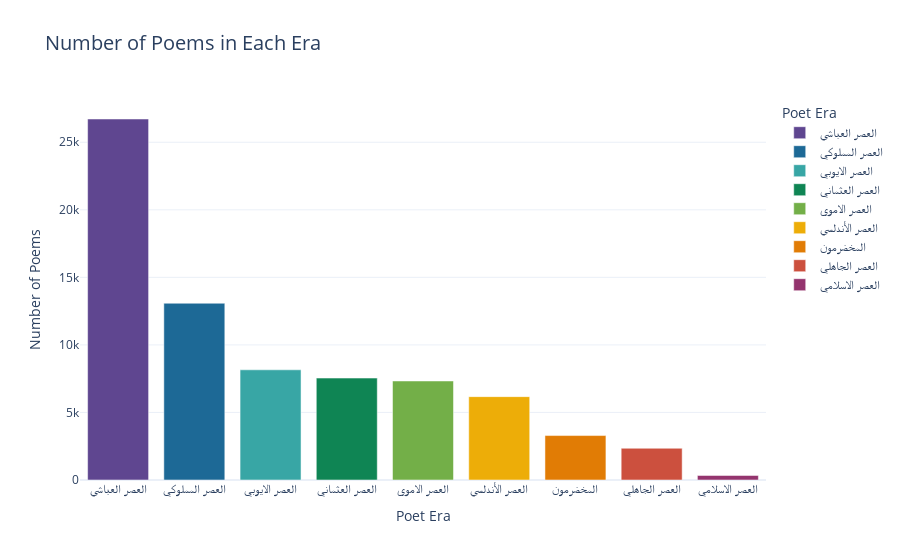

This figure's notebook cell:
### Code cell
# Here, we will visualize the number of poems in each era.
import plotly.express as px


poet_era = 'poet_era'

poems_per_era = df[poet_era].value_counts().reset_index()
poems_per_era.columns = [poet_era, 'poem_count']

poems_per_era = poems_per_era.sort_values(by='poem_count', ascending=False)

fig = px.bar(
    poems_per_era,
    x=poet_era,
    y='poem_count',
    title='Number of Poems in Each Era',
    labels={
        poet_era: 'Poet Era',
        'poem_count': 'Number of Poems'
    },
    template='plotly_white', 
    color=poet_era,
    color_discrete_sequence=px.colors.qualitative.Prism 
)

fig.update_layout(
    xaxis_title_standoff=15,
    yaxis_title_standoff=15,
    title_font_size=20,

)

fig.show()

### Figure 1 — Plotly figure (JSON) as saved in the notebook; plotly's stock layout.template omitted (floating-point values rounded to 4 significant figures)
{"data": [{"hovertemplate": "Poet Era=%{x}<br>Number of Poems=%{y}<extra></extra>", "legendgroup": "العصر العباسي", "marker": {"color": "rgb(95, 70, 144)", "pattern": {"shape": ""}}, "name": "العصر العباسي", "orientation": "v", "showlegend": true, "textposition": "auto", "type": "bar", "x": ["العصر العباسي"], "xaxis": "x", "y": [26723], "yaxis": "y"}, {"hovertemplate": "Poet Era=%{x}<br>Number of Poems=%{y}<extra></extra>", "legendgroup": "العصر المملوكي", "marker": {"color": "rgb(29, 105, 150)", "pattern": {"shape": ""}}, "name": "العصر المملوكي", "orientation": "v", "showlegend": true, "textposition": "auto", "type": "bar", "x": ["العصر المملوكي"], "xaxis": "x", "y": [13085], "yaxis": "y"}, {"hovertemplate": "Poet Era=%{x}<br>Number of Poems=%{y}<extra></extra>", "legendgroup": "العصر الايوبي", "marker": {"color": "rgb(56, 166, 165)", "pattern": {"shape": ""}}, "name": "العصر الايوبي", "orientation": "v", "showlegend": true, "textposition": "auto", "type": "bar", "x": ["العصر الايوبي"], "xaxis": "x", "y": [8157], "yaxis": "y"}, {"hovertemplate": "Poet Era=%{x}<br>Number of Poems=%{y}<extra></extra>", "legendgroup": "العصر العثماني", "marker": {"color": "rgb(15, 133, 84)", "pattern": {"shape": ""}}, "name": "العصر العثماني", "orientation": "v", "showlegend": true, "textposition": "auto", "type": "bar", "x": ["العصر العثماني"], "xaxis": "x", "y": [7545], "yaxis": "y"}, {"hovertemplate": "Poet Era=%{x}<br>Number of Poems=%{y}<extra></extra>", "legendgroup": "العصر الاموي", "marker": {"color": "rgb(115, 175, 72)", "pattern": {"shape": ""}}, "name": "العصر الاموي", "orientation": "v", "showlegend": true, "textposition": "auto", "type": "bar", "x": ["العصر الاموي"], "xaxis": "x", "y": [7330], "yaxis": "y"}, {"hovertemplate": "Poet Era=%{x}<br>Number of Poems=%{y}<extra></extra>", "legendgroup": "العصر الأندلسي", "marker": {"color": "rgb(237, 173, 8)", "pattern": {"shape": ""}}, "name": "العصر الأندلسي", "orientation": "v", "showlegend": true, "textposition": "auto", "type": "bar", "x": ["العصر الأندلسي"], "xaxis": "x", "y": [6171], "yaxis": "y"}, {"hovertemplate": "Poet Era=%{x}<br>Number of Poems=%{y}<extra></extra>", "legendgroup": "المخضرمون", "marker": {"color": "rgb(225, 124, 5)", "pattern": {"shape": ""}}, "name": "المخضرمون", "orientation": "v", "showlegend": true, "textposition": "auto", "type": "bar", "x": ["المخضرمون"], "xaxis": "x", "y": [3290], "yaxis": "y"}, {"hovertemplate": "Poet Era=%{x}<br>Number of Poems=%{y}<extra></extra>", "legendgroup": "العصر الجاهلي", "marker": {"color": "rgb(204, 80, 62)", "pattern": {"shape": ""}}, "name": "العصر الجاهلي", "orientation": "v", "showlegend": true, "textposition": "auto", "type": "bar", "x": ["العصر الجاهلي"], "xaxis": "x", "y": [2350], "yaxis": "y"}, {"hovertemplate": "Poet Era=%{x}<br>Number of Poems=%{y}<extra></extra>", "legendgroup": "العصر الاسلامي", "marker": {"color": "rgb(148, 52, 110)", "pattern": {"shape": ""}}, "name": "العصر الاسلامي", "orientation": "v", "showlegend": true, "textposition": "auto", "type": "bar", "x": ["العصر الاسلامي"], "xaxis": "x", "y": [337], "yaxis": "y"}], "layout": {"barmode": "relative", "legend": {"title": {"text": "Poet Era"}, "tracegroupgap": 0}, "title": {"font": {"size": 20}, "text": "Number of Poems in Each Era"}, "xaxis": {"anchor": "y", "categoryarray": ["العصر العباسي", "العصر المملوكي", "العصر الايوبي", "العصر العثماني", "العصر الاموي", "العصر الأندلسي", "المخضرمون", "العصر الجاهلي", "العصر الاسلامي"], "categoryorder": "array", "domain": [0, 1], "title": {"standoff": 15, "text": "Poet Era"}}, "yaxis": {"anchor": "x", "domain": [0, 1], "title": {"standoff": 15, "text": "Number of Poems"}}}}
